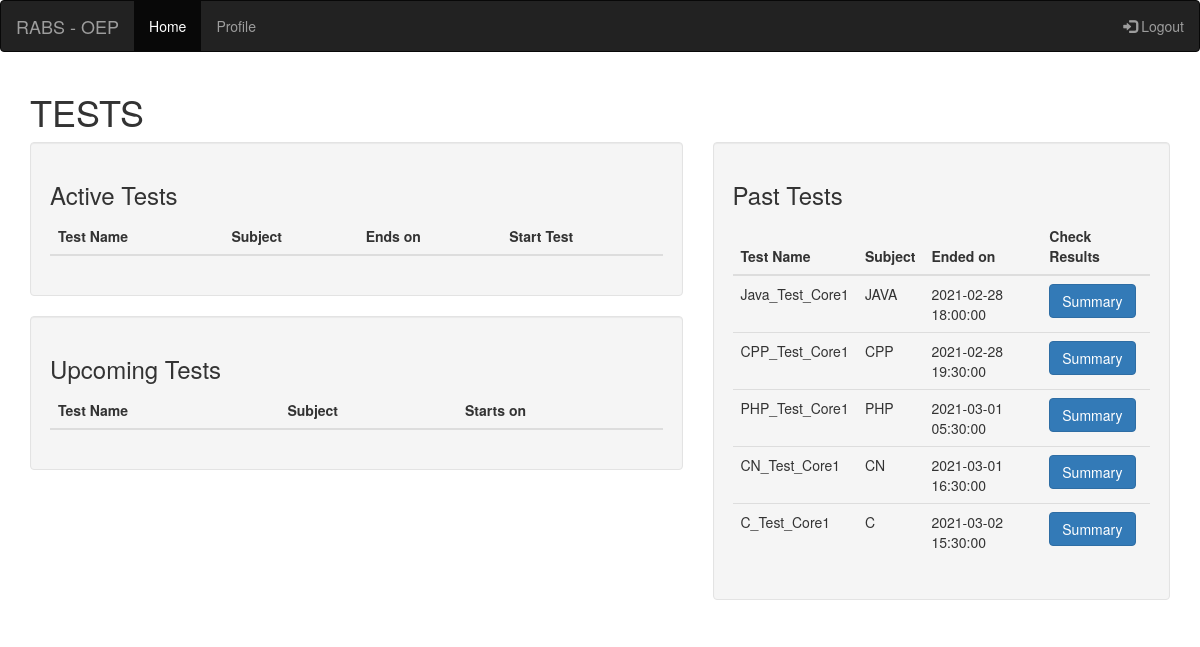
Screenshot of /Users/StudentHome.php (signed in) with the database file from the repository.
### tables this page shows
CREATE TABLE `test` (
  `TEST_ID` int(11) NOT NULL,
  `SUBJECT` varchar(100) NOT NULL,
  `TEST_NAME` varchar(100) NOT NULL,
  `SDATETIME` datetime NOT NULL,
  `EDATETIME` datetime NOT NULL,
  `TEST_DURATION` int(11) NOT NULL,
  `ATTEMPTS` int(11) NOT NULL,
  `YES_NO` varchar(10) NOT NULL,
  `CREATED` timestamp NOT NULL DEFAULT current_timestamp()
);

### Users/StudentHome.php (the view, shortened to what this page needs)
<?php require'Connection.php' ?>
<?php
$query = mysqli_query($conn,"SELECT * FROM test");
$results = mysqli_fetch_all($query, MYSQLI_ASSOC);
?>
<!DOCTYPE html>
<html lang="en">
<head>
	<link rel="stylesheet" href="https://maxcdn.bootstrapcdn.com/bootstrap/3.3.7/css/bootstrap.min.css">
	<link rel="stylesheet" type="text/css" href="CSS/">
</head>
<body>
	<nav class="navbar navbar-inverse">
	<div class="container-fluid">
		<div class="navbar-header">
		    <a class="navbar-brand" href="StudentHome.php">RABS - OEP</a>
		</div>
		<ul class="nav navbar-nav">
		    <li class="active">
		    	<a href="StudentHome.php">Home</a>
		    </li>
		    <li>
		    	<a href="StudentProfile.php">Profile</a>
		    </li>
		</ul>
		<ul class="nav navbar-nav navbar-right">
		    <li>
		    	<a href="Logout.php">
		    		<span class="glyphicon glyphicon-log-in"></span> Logout
		    	</a>
		    </li>
		</ul>
    </div>
    </nav>
    <div class="container">
		<h1>TESTS</h1>
			<div class="row">
				<div class="col-lg-7">
					<div id="active_test" class="well">
						<h3>Active Tests</h3>
						<table class="table">
							<thead>
							    <tr>
							        <th>Test Name</th>
							        <th>Subject</th>
							        <th>Ends on</th>
							        <th>Start Test</th>
							    </tr>
							</thead>
						</table>
					</div>
					<div id="active_test" class="well">
						<h3>Upcoming Tests</h3>
						<table class="table">
							<thead>
							    <tr>
							        <th>Test Name</th>
							        <th>Subject</th>
							        <th>Starts on</th>
							    </tr>
							</thead>
					    </table>
					</div>
				</div>
				<div class="col-lg-5">
					<div id="active_test" class="well">
						<h3>Past Tests</h3>
						<table class="table">
							<thead>
							    <tr>
							        <th>Test Name</th>
							        <th>Subject</th>
							        <th>Ended on</th>
							        <th>Check Results</th>
							    </tr>
							</thead>
							<tbody>
							    <?php foreach ($results as $result):
								if((strtotime($result['EDATETIME']) < strtotime(date("Y-m-d h:i:sa")))){ ?>
								<tr>
								    <td><?php echo $result['TEST_NAME'];?></td>
								    <td><?php echo $result['SUBJECT']; ?></td>
								    <td><?php echo $result['EDATETIME']; ?></td>
									<td><a href="" class="btn btn-primary">Summary</a></td>
							    </tr>
								<?php } ?>
								<?php endforeach; ?>
							</tbody>
					    </table>
					</div>
				</div>
			</div>
	</div>
</body>
</html>

### rows the page displays
test: TEST_NAME "Java_Test_Core1", SUBJECT "JAVA", EDATETIME "2021-02-28 18:00:00"
test: TEST_NAME "CPP_Test_Core1", SUBJECT "CPP", EDATETIME "2021-02-28 19:30:00"
test: TEST_NAME "PHP_Test_Core1", SUBJECT "PHP", EDATETIME "2021-03-01 05:30:00"
test: TEST_NAME "CN_Test_Core1", SUBJECT "CN", EDATETIME "2021-03-01 16:30:00"
test: TEST_NAME "C_Test_Core1", SUBJECT "C", EDATETIME "2021-03-02 15:30:00"
